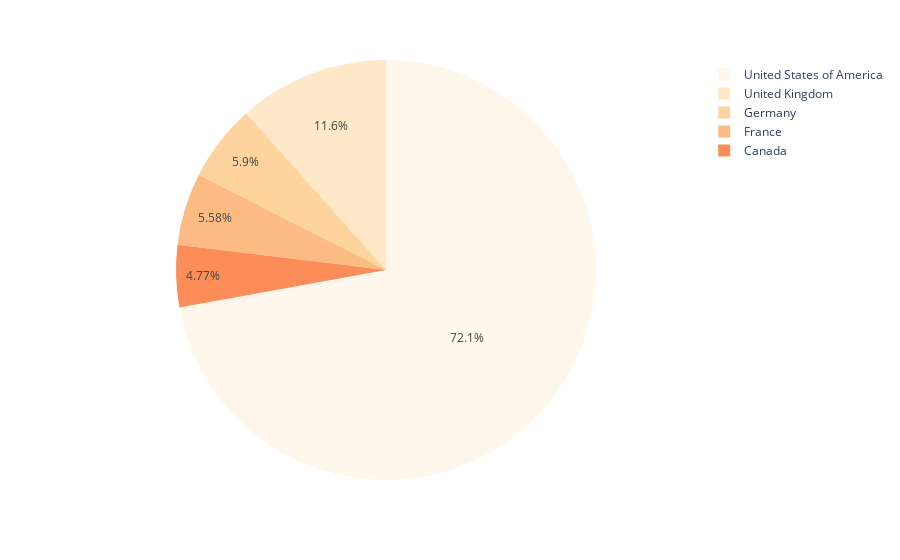

The notebook cell this image was saved under:
### Markdown cell above
# Q6: Draw an extra chart from your choice.

### Code cell
fig = px.pie(movie_prod_cont, values='Frequency', names='Production Country', color_discrete_sequence=px.colors.sequential.OrRd)
fig.show()

### Figure 1 — Plotly figure (JSON) as saved in the notebook; plotly's stock layout.template omitted (floating-point values rounded to 4 significant figures)
{"data": [{"domain": {"x": [0, 1], "y": [0, 1]}, "hovertemplate": "Production Country=%{label}<br>Frequency=%{value}<extra></extra>", "labels": ["United States of America", "United Kingdom", "Germany", "France", "Canada"], "legendgroup": "", "name": "", "showlegend": true, "type": "pie", "values": [3959, 637, 324, 306, 262]}], "layout": {"legend": {"tracegroupgap": 0}, "margin": {"t": 60}, "piecolorway": ["rgb(255,247,236)", "rgb(254,232,200)", "rgb(253,212,158)", "rgb(253,187,132)", "rgb(252,141,89)", "rgb(239,101,72)", "rgb(215,48,31)", "rgb(179,0,0)", "rgb(127,0,0)"]}}
